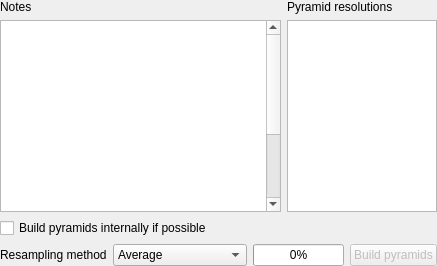
     <widget class="QWidget" name="tabPagePyramids">
      <attribute name="icon">
       <iconset resource="../../images/images.qrc">
        <normaloff>:/images/themes/default/propertyicons/pyramids.png</normaloff>:/images/themes/default/propertyicons/pyramids.png</iconset>
      </attribute>
      <attribute name="title">
       <string>Pyramids</string>
      </attribute>
      <layout class="QGridLayout">
       <property name="margin">
        <number>0</number>
       </property>
       <item row="0" column="3" colspan="2">
        <widget class="QLabel" name="textLabel5">
         <property name="text">
          <string>Pyramid resolutions</string>
         </property>
        </widget>
       </item>
       <item row="1" column="0" colspan="3">
        <widget class="QTextEdit" name="tePyramidDescription">
         <property name="sizePolicy">
          <sizepolicy hsizetype="Expanding" vsizetype="Expanding">
           <horstretch>5</horstretch>
           <verstretch>0</verstretch>
          </sizepolicy>
         </property>
         <property name="html">
          <string>&lt;!DOCTYPE HTML PUBLIC &quot;-//W3C//DTD HTML 4.0//EN&quot; &quot;http://www.w3.org/TR/REC-html40/strict.dtd&quot;&gt;
&lt;html&gt;&lt;head&gt;&lt;meta name=&quot;qrichtext&quot; content=&quot;1&quot; /&gt;&lt;style type=&quot;text/css&quot;&gt;
p, li { white-space: pre-wrap; }
&lt;/style&gt;&lt;/head&gt;&lt;body style=&quot; font-family:'Verdana'; font-size:10pt; font-weight:400; font-style:normal;&quot;&gt;
&lt;table border=&quot;0&quot; style=&quot;-qt-table-type: root; margin-top:4px; margin-bottom:4px; margin-left:4px; margin-right:4px;&quot;&gt;
&lt;tr&gt;
&lt;td style=&quot;border: none;&quot;&gt;
&lt;p style=&quot;-qt-paragraph-type:empty; margin-top:0px; margin-bottom:0px; margin-left:0px; margin-right:0px; -qt-block-indent:0; text-indent:0px; font-family:'Droid Sans'; font-size:11pt;&quot;&gt;&lt;/p&gt;
&lt;p style=&quot;-qt-paragraph-type:empty; margin-top:0px; margin-bottom:0px; margin-left:0px; margin-right:0px; -qt-block-indent:0; text-indent:0px; font-family:'MS Shell Dlg 2'; font-size:8pt;&quot;&gt;&lt;/p&gt;
&lt;p style=&quot;-qt-paragraph-type:empty; margin-top:0px; margin-bottom:0px; margin-left:0px; margin-right:0px; -qt-block-indent:0; text-indent:0px; font-family:'MS Shell Dlg 2'; font-size:8pt;&quot;&gt;&lt;/p&gt;
&lt;p style=&quot;-qt-paragraph-type:empty; margin-top:0px; margin-bottom:0px; margin-left:0px; margin-right:0px; -qt-block-indent:0; text-indent:0px; font-family:'Ubuntu'; font-size:11pt;&quot;&gt;&lt;/p&gt;
&lt;p style=&quot;-qt-paragraph-type:empty; margin-top:0px; margin-bottom:0px; margin-left:0px; margin-right:0px; -qt-block-indent:0; text-indent:0px; font-family:'Ubuntu'; font-size:9pt;&quot;&gt;&lt;/p&gt;
&lt;p style=&quot;-qt-paragraph-type:empty; margin-top:0px; margin-bottom:0px; margin-left:0px; margin-right:0px; -qt-block-indent:0; text-indent:0px; font-family:'Ubuntu'; font-size:9pt;&quot;&gt;&lt;/p&gt;
&lt;p style=&quot;-qt-paragraph-type:empty; margin-top:0px; margin-bottom:0px; margin-left:0px; margin-right:0px; -qt-block-indent:0; text-indent:0px; font-family:'Ubuntu';&quot;&gt;&lt;/p&gt;
&lt;p style=&quot;-qt-paragraph-type:empty; margin-top:0px; margin-bottom:0px; margin-left:0px; margin-right:0px; -qt-block-indent:0; text-indent:0px; font-family:'Sans';&quot;&gt;&lt;/p&gt;
&lt;p style=&quot;-qt-paragraph-type:empty; margin-top:0px; margin-bottom:0px; margin-left:0px; margin-right:0px; -qt-block-indent:0; text-indent:0px; font-family:'Ubuntu'; font-size:11pt;&quot;&gt;&lt;/p&gt;
&lt;p style=&quot;-qt-paragraph-type:empty; margin-top:0px; margin-bottom:0px; margin-left:0px; margin-right:0px; -qt-block-indent:0; text-indent:0px; font-family:'Sans';&quot;&gt;&lt;/p&gt;
&lt;p style=&quot;-qt-paragraph-type:empty; margin-top:0px; margin-bottom:0px; margin-left:0px; margin-right:0px; -qt-block-indent:0; text-indent:0px; font-family:'Sans';&quot;&gt;&lt;/p&gt;
&lt;p style=&quot;-qt-paragraph-type:empty; margin-top:0px; margin-bottom:0px; margin-left:0px; margin-right:0px; -qt-block-indent:0; text-indent:0px; font-family:'Sans';&quot;&gt;&lt;/p&gt;
&lt;p style=&quot;-qt-paragraph-type:empty; margin-top:0px; margin-bottom:0px; margin-left:0px; margin-right:0px; -qt-block-indent:0; text-indent:0px; font-family:'Sans';&quot;&gt;&lt;/p&gt;
&lt;p style=&quot;-qt-paragraph-type:empty; margin-top:0px; margin-bottom:0px; margin-left:0px; margin-right:0px; -qt-block-indent:0; text-indent:0px; font-family:'Sans';&quot;&gt;&lt;/p&gt;
&lt;p style=&quot;-qt-paragraph-type:empty; margin-top:0px; margin-bottom:0px; margin-left:0px; margin-right:0px; -qt-block-indent:0; text-indent:0px; font-family:'Sans';&quot;&gt;&lt;/p&gt;
&lt;p style=&quot;-qt-paragraph-type:empty; margin-top:0px; margin-bottom:0px; margin-left:0px; margin-right:0px; -qt-block-indent:0; text-indent:0px; font-family:'Sans';&quot;&gt;&lt;/p&gt;
&lt;p style=&quot;-qt-paragraph-type:empty; margin-top:0px; margin-bottom:0px; margin-left:0px; margin-right:0px; -qt-block-indent:0; text-indent:0px; font-family:'Sans';&quot;&gt;&lt;/p&gt;
&lt;p style=&quot;-qt-paragraph-type:empty; margin-top:0px; margin-bottom:0px; margin-left:0px; margin-right:0px; -qt-block-indent:0; text-indent:0px; font-family:'Sans';&quot;&gt;&lt;/p&gt;
&lt;p style=&quot;-qt-paragraph-type:empty; margin-top:0px; margin-bottom:0px; margin-left:0px; margin-right:0px; -qt-block-indent:0; text-indent:0px; font-family:'Sans Serif'; font-size:9pt;&quot;&gt;&lt;/p&gt;&lt;/td&gt;&lt;/tr&gt;&lt;/table&gt;&lt;/body&gt;&lt;/html&gt;</string>
         </property>
        </widget>
       </item>
       <item row="3" column="0">
        <widget class="QLabel" name="textLabel4_2">
         <property name="text">
          <string>Resampling method</string>
         </property>
        </widget>
       </item>
       <item row="0" column="0">
        <widget class="QLabel" name="label_3">
         <property name="text">
          <string>Notes</string>
         </property>
        </widget>
       </item>
       <item row="2" column="0" colspan="5">
        <widget class="QCheckBox" name="cbxInternalPyramids">
         <property name="text">
          <string>Build pyramids internally if possible</string>
         </property>
        </widget>
       </item>
       <item row="3" column="4">
        <widget class="QPushButton" name="buttonBuildPyramids">
         <property name="enabled">
          <bool>false</bool>
         </property>
         <property name="text">
          <string>Build pyramids</string>
         </property>
        </widget>
       </item>
       <item row="1" column="3" colspan="2">
        <widget class="QListWidget" name="lbxPyramidResolutions">
         <property name="sizePolicy">
          <sizepolicy hsizetype="Preferred" vsizetype="Expanding">
           <horstretch>0</horstretch>
           <verstretch>0</verstretch>
          </sizepolicy>
         </property>
         <property name="maximumSize">
          <size>
           <width>150</width>
           <height>32767</height>
          </size>
         </property>
         <property name="selectionMode">
          <enum>QAbstractItemView::MultiSelection</enum>
         </property>
        </widget>
       </item>
       <item row="3" column="1">
        <widget class="QComboBox" name="cboResamplingMethod">
         <item>
          <property name="text">
           <string>Average</string>
          </property>
         </item>
         <item>
          <property name="text">
           <string>Nearest Neighbour</string>
          </property>
         </item>
        </widget>
       </item>
       <item row="3" column="2" colspan="2">
        <widget class="QProgressBar" name="mPyramidProgress">
         <property name="value">
          <number>0</number>
         </property>
        </widget>
       </item>
      </layout>
     </widget>
